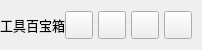
           <widget class="QFrame" name="contentTopBg">
            <property name="minimumSize">
             <size>
              <width>0</width>
              <height>50</height>
             </size>
            </property>
            <property name="maximumSize">
             <size>
              <width>16777215</width>
              <height>50</height>
             </size>
            </property>
            <property name="frameShape">
             <enum>QFrame::NoFrame</enum>
            </property>
            <property name="frameShadow">
             <enum>QFrame::Raised</enum>
            </property>
            <layout class="QHBoxLayout" name="horizontalLayout">
             <property name="spacing">
              <number>0</number>
             </property>
             <property name="leftMargin">
              <number>0</number>
             </property>
             <property name="topMargin">
              <number>0</number>
             </property>
             <property name="rightMargin">
              <number>10</number>
             </property>
             <property name="bottomMargin">
              <number>0</number>
             </property>
             <item>
              <widget class="QFrame" name="leftBox">
               <property name="sizePolicy">
                <sizepolicy hsizetype="Expanding" vsizetype="Preferred">
                 <horstretch>0</horstretch>
                 <verstretch>0</verstretch>
                </sizepolicy>
               </property>
               <property name="frameShape">
                <enum>QFrame::NoFrame</enum>
               </property>
               <property name="frameShadow">
                <enum>QFrame::Raised</enum>
               </property>
               <layout class="QHBoxLayout" name="horizontalLayout_3">
                <property name="spacing">
                 <number>0</number>
                </property>
                <property name="leftMargin">
                 <number>0</number>
                </property>
                <property name="topMargin">
                 <number>0</number>
                </property>
                <property name="rightMargin">
                 <number>0</number>
                </property>
                <property name="bottomMargin">
                 <number>0</number>
                </property>
                <item>
                 <widget class="QLabel" name="titleRightInfo">
                  <property name="sizePolicy">
                   <sizepolicy hsizetype="Preferred" vsizetype="Expanding">
                    <horstretch>0</horstretch>
                    <verstretch>0</verstretch>
                   </sizepolicy>
                  </property>
                  <property name="maximumSize">
                   <size>
                    <width>16777215</width>
                    <height>45</height>
                   </size>
                  </property>
                  <property name="font">
                   <font>
                    <family>Segoe UI</family>
                    <pointsize>10</pointsize>
                    <italic>false</italic>
                    <bold>false</bold>
                   </font>
                  </property>
                  <property name="text">
                   <string>工具百宝箱</string>
                  </property>
                  <property name="alignment">
                   <set>Qt::AlignLeading|Qt::AlignLeft|Qt::AlignVCenter</set>
                  </property>
                 </widget>
                </item>
               </layout>
              </widget>
             </item>
             <item alignment="Qt::AlignRight">
              <widget class="QFrame" name="rightButtons">
               <property name="minimumSize">
                <size>
                 <width>0</width>
                 <height>28</height>
                </size>
               </property>
               <property name="frameShape">
                <enum>QFrame::NoFrame</enum>
               </property>
               <property name="frameShadow">
                <enum>QFrame::Raised</enum>
               </property>
               <layout class="QHBoxLayout" name="horizontalLayout_2">
                <property name="spacing">
                 <number>5</number>
                </property>
                <property name="leftMargin">
                 <number>0</number>
                </property>
                <property name="topMargin">
                 <number>0</number>
                </property>
                <property name="rightMargin">
                 <number>0</number>
                </property>
                <property name="bottomMargin">
                 <number>0</number>
                </property>
                <item>
                 <widget class="QPushButton" name="settingsTopBtn">
                  <property name="minimumSize">
                   <size>
                    <width>28</width>
                    <height>28</height>
                   </size>
                  </property>
                  <property name="maximumSize">
                   <size>
                    <width>28</width>
                    <height>28</height>
                   </size>
                  </property>
                  <property name="cursor">
                   <cursorShape>PointingHandCursor</cursorShape>
                  </property>
                  <property name="toolTip">
                   <string>Settings</string>
                  </property>
                  <property name="text">
                   <string/>
                  </property>
                  <property name="icon">
                   <iconset resource="resources.qrc">
                    <normaloff>:/icons/images/icons/icon_settings.png</normaloff>:/icons/images/icons/icon_settings.png</iconset>
                  </property>
                  <property name="iconSize">
                   <size>
                    <width>20</width>
                    <height>20</height>
                   </size>
                  </property>
                 </widget>
                </item>
                <item>
                 <widget class="QPushButton" name="minimizeAppBtn">
                  <property name="minimumSize">
                   <size>
                    <width>28</width>
                    <height>28</height>
                   </size>
                  </property>
                  <property name="maximumSize">
                   <size>
                    <width>28</width>
                    <height>28</height>
                   </size>
                  </property>
                  <property name="cursor">
                   <cursorShape>PointingHandCursor</cursorShape>
                  </property>
                  <property name="toolTip">
                   <string>Minimize</string>
                  </property>
                  <property name="text">
                   <string/>
                  </property>
                  <property name="icon">
                   <iconset resource="resources.qrc">
                    <normaloff>:/icons/images/icons/icon_minimize.png</normaloff>:/icons/images/icons/icon_minimize.png</iconset>
                  </property>
                  <property name="iconSize">
                   <size>
                    <width>20</width>
                    <height>20</height>
                   </size>
                  </property>
                 </widget>
                </item>
                <item>
                 <widget class="QPushButton" name="maximizeRestoreAppBtn">
                  <property name="minimumSize">
                   <size>
                    <width>28</width>
                    <height>28</height>
                   </size>
                  </property>
                  <property name="maximumSize">
                   <size>
                    <width>28</width>
                    <height>28</height>
                   </size>
                  </property>
                  <property name="font">
                   <font>
                    <family>Segoe UI</family>
                    <pointsize>10</pointsize>
                    <italic>false</italic>
                    <bold>false</bold>
                    <stylestrategy>PreferDefault</stylestrategy>
                   </font>
                  </property>
                  <property name="cursor">
                   <cursorShape>PointingHandCursor</cursorShape>
                  </property>
                  <property name="toolTip">
                   <string>Maximize</string>
                  </property>
                  <property name="text">
                   <string/>
                  </property>
                  <property name="icon">
                   <iconset resource="resources.qrc">
                    <normaloff>:/icons/images/icons/icon_maximize.png</normaloff>:/icons/images/icons/icon_maximize.png</iconset>
                  </property>
                  <property name="iconSize">
                   <size>
                    <width>20</width>
                    <height>20</height>
                   </size>
                  </property>
                 </widget>
                </item>
                <item>
                 <widget class="QPushButton" name="closeAppBtn">
                  <property name="minimumSize">
                   <size>
                    <width>28</width>
                    <height>28</height>
                   </size>
                  </property>
                  <property name="maximumSize">
                   <size>
                    <width>28</width>
                    <height>28</height>
                   </size>
                  </property>
                  <property name="cursor">
                   <cursorShape>PointingHandCursor</cursorShape>
                  </property>
                  <property name="toolTip">
                   <string>Close</string>
                  </property>
                  <property name="text">
                   <string/>
                  </property>
                  <property name="icon">
                   <iconset resource="resources.qrc">
                    <normaloff>:/icons/images/icons/icon_close.png</normaloff>:/icons/images/icons/icon_close.png</iconset>
                  </property>
                  <property name="iconSize">
                   <size>
                    <width>20</width>
                    <height>20</height>
                   </size>
                  </property>
                 </widget>
                </item>
               </layout>
              </widget>
             </item>
            </layout>
           </widget>
